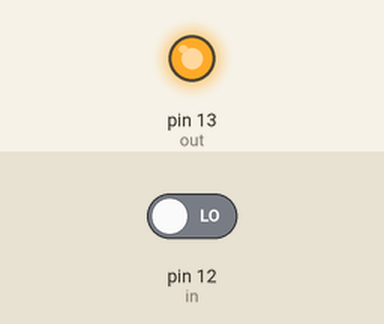
This sketch was run on a simulated Arduino Uno, built with avr-gcc and run on an emulated ATmega328P. Shown: output pins drawn as LEDs (lit = HIGH). Dashed ring = blinking. The test bench sets the inputs (shaded band); at power-on: pin 12 (in) LOW.

Above: at 2.1 s.
At 4.8 s:
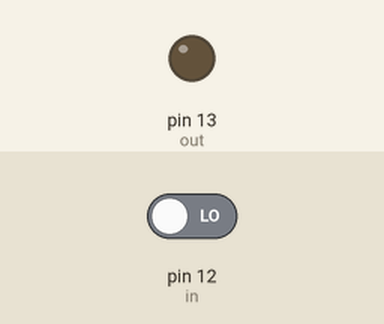
4.9 s: pin 12 (in) driven HIGH
At 6.4 s:
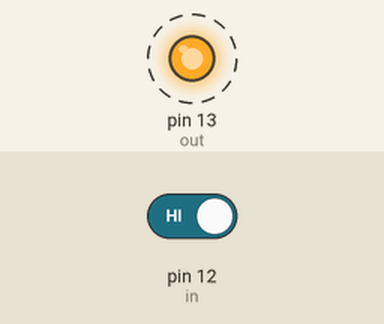
Timing chart, 0 to 14.4 s (numbered marks = the images above; inputs shaded):
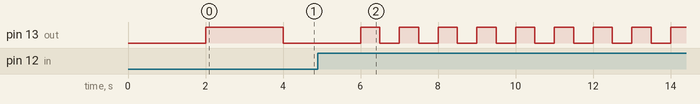

The sketch:

sketch.ino
```cpp
//#include "StandardCplusplus.h"

const int in=12;
const int out=13;
void setup() {
	pinMode(in,INPUT);
	pinMode(out,OUTPUT);
}


int b=0,Dtime=500;
void loop() {
	if (digitalRead(in))
		Dtime=500;
	else
		Dtime = 2000;
	digitalWrite(out,b);
	delay(Dtime);
	b=!b;
}
```

Measured:
- after the input at 4.9 s, pin 13 (out): alternates HIGH for 0.50 s and LOW for 0.50 s, starting after 1.6 s
